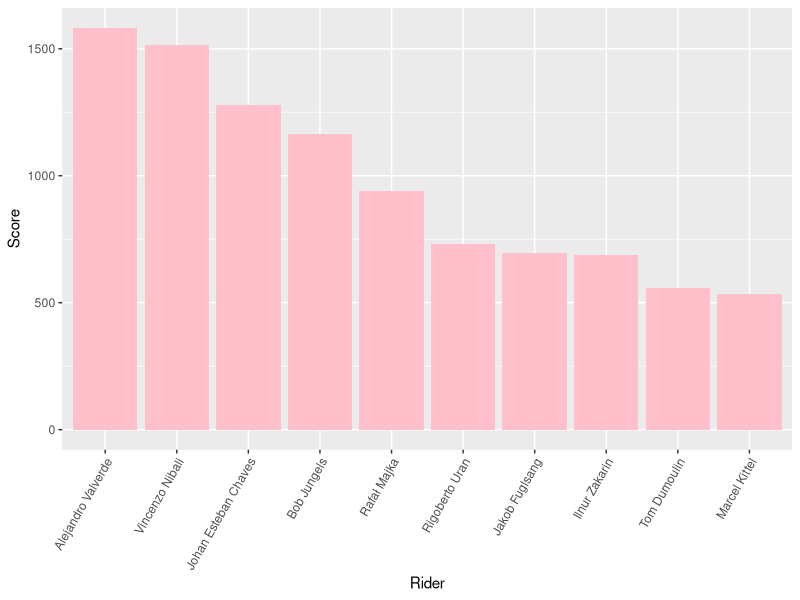
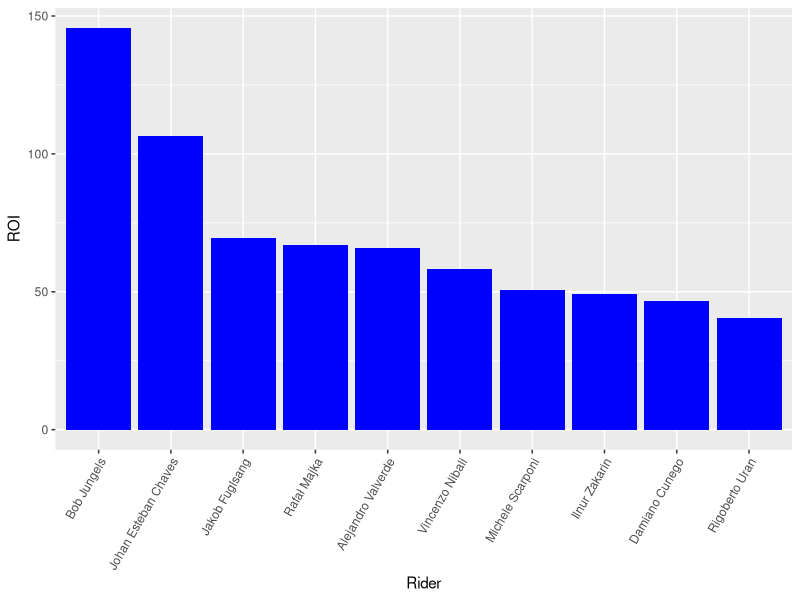
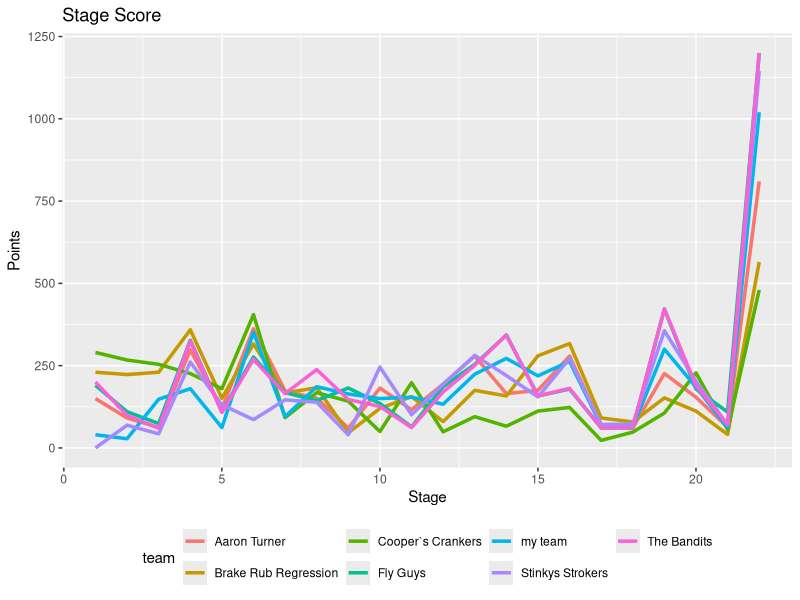
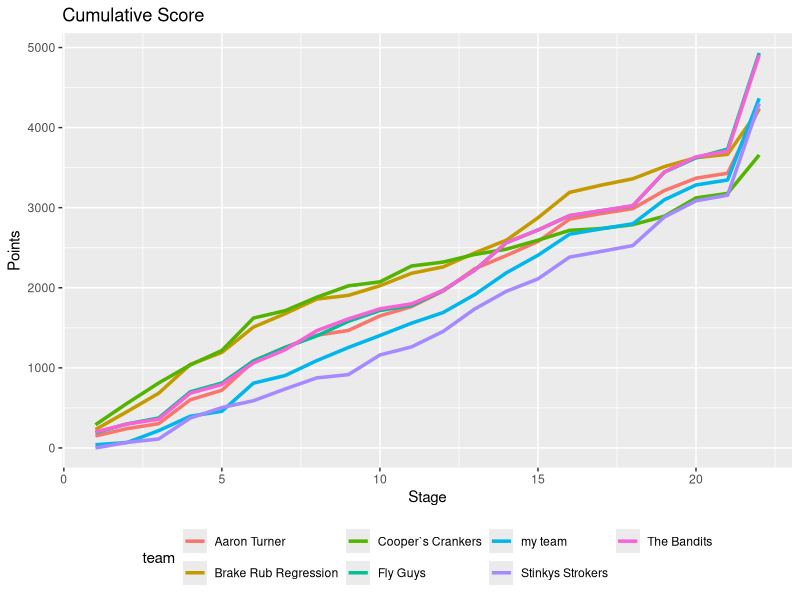

Generate these figures, in order, with R:
## ---- chunk 1
knitr::opts_chunk$set(echo = TRUE)
## ---- chunk 2

# Open .csv file with Cunning Stunts Giro 2016 data
setwd("/home/a_friend/data_analysis/projects/velogames/2016 Giro - Cunning Stunts/")
giro_table_master <- read.csv(file = "giro_table_master.csv", sep = ",")
# I don't know why, but 'periods' are being introduced into the column names
# of the giro master table. The line below substitutes these out. Annoying!
colnames(giro_table_master) <- gsub("\\.", "", colnames(giro_table_master))
require(dplyr)
require(knitr)

# Calculate which riders were the most selected by our teams
rider_cost <- giro_table_master %>% 
  filter(stage == 1) %>% 
  group_by("Rider" = rider) %>% 
  summarise("Times Selected" = n()) %>% 
  arrange(desc(`Times Selected`))
kable(rider_cost[1:12,])

## ---- chunk 3

rider_scores_dplyr <- giro_table_master %>% 
  select(rider, stage, Tot) %>% 
  distinct %>% 
  group_by(rider) %>% 
  summarise(sum(Tot)) %>% 
  arrange(desc(`sum(Tot)`))

require(ggplot2)
ggplot(data = rider_scores_dplyr[1:10, ], aes(x = factor(rider_scores_dplyr$rider[1:10]), y = rider_scores_dplyr$`sum(Tot)`[1:10])) + geom_bar(stat = "identity", fill = "pink") + scale_x_discrete(limits = rider_scores_dplyr$rider[1:10]) + xlab("Rider") + ylab("Score") + theme(axis.text.x = element_text(angle = 60, hjust = 1))


## ---- chunk 4
rider_value_dplyr <- giro_table_master %>% 
  mutate(ROI = Tot / Cost) %>% 
  select(rider, stage, ROI) %>% 
  distinct %>% 
  group_by(rider) %>% 
  summarise(sum(ROI)) %>% 
  arrange(desc(`sum(ROI)`))

ggplot(data = rider_value_dplyr[1:10, ], aes(x = factor(rider_value_dplyr$rider[1:10]), y = rider_value_dplyr$`sum(ROI)`[1:10])) + geom_bar(stat = "identity", fill = "blue") + scale_x_discrete(limits = rider_value_dplyr$rider[1:10]) + xlab("Rider") + ylab("ROI") + theme(axis.text.x = element_text(angle = 60, hjust = 1))

## ---- chunk 5
# This dplyr subset looks at the total points for each
# team overall and lists them in descending order.
team_total <- giro_table_master %>% 
  group_by("Team" = team, "Directeur" = directeur) %>% 
  summarise(sum(Tot)) %>% 
  arrange(desc(`sum(Tot)`)) %>% 
  rename("Total" = `sum(Tot)`)
# Display as neat table using 'kable' function
kable(team_total)

## ---- chunk 6

# Team scores by stage
team_scores <- giro_table_master %>% 
  group_by(stage, team) %>% 
  summarise(sum(Tot)) %>% 
  arrange(stage, desc(`sum(Tot)`))
ggplot(data = team_scores, aes(x = stage, y = `sum(Tot)`)) + geom_line(aes(colour = team), size = 1.2) + labs(title ="Stage Score", x = "Stage", y = "Points") + theme(legend.position = "bottom")

# Cumulative team scores by stage
team_cu_scores <- giro_table_master %>% 
  group_by(stage, team) %>% 
  summarise(sum(Tot)) %>% 
  group_by(team) %>%
  mutate(cu_stage = cumsum(`sum(Tot)`))
# Determine final placings
final_placings <- team_cu_scores %>%
  filter(stage == 22) %>%
  select(team, cu_stage) %>%
  arrange(desc(cu_stage)) %>%
  select(team)
# as.list(final_placings)

# Plot cumulative team scores
ggplot(data = team_cu_scores, aes(x = stage, y = cu_stage, order = (team_cu_scores$team))) + geom_line(aes(colour = team), size = 1.2) + labs(title ="Cumulative Score", x = "Stage", y = "Points") + theme(legend.position = "bottom")

## ---- chunk 7
# This dlplyr filter looks at the top 4 scoring riders from
# the three teams that made the podium.
team_cu_rider_scores <- giro_table_master %>% 
  group_by(team, rider) %>% 
  summarise("Rider Total" = sum(Tot)) %>% 
  filter(team %in% final_placings$team[1:3]) %>% 
  arrange(team, desc(`Rider Total`)) %>% 
  top_n(n = 4, wt = `Rider Total`) %>% 
  rename("Rider" = rider, "Team" = team)
kable(team_cu_rider_scores, caption = "Rider Scores - Top Teams")

## ---- chunk 8
# This dlplyr filter looks at the top 4 scoring riders from
# the three teams that made the podium.
team_bt_rider_scores <- giro_table_master %>% 
  group_by(team, rider) %>% 
  summarise("Rider Total" = sum(Tot)) %>% 
  filter(team %in% final_placings$team[7:5]) %>% 
  arrange(team, desc(`Rider Total`)) %>% 
  top_n(n = 4, wt = `Rider Total`) %>% 
  rename("Rider" = rider, "Team" = team)
# Display as neat table using 'kable'
kable(team_bt_rider_scores, caption = "Rider Scores - Bottom Teams")

